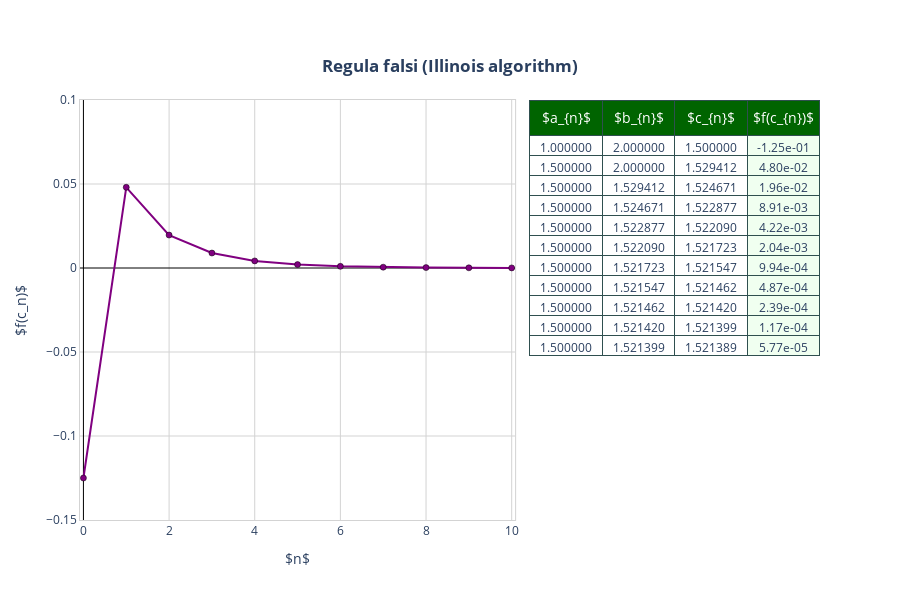

Source (notebook cell):
### Code cell
data = Regula_falsi_Illinois_alg(f, a, b, Nmax = 20, TOL = 1e-4)
#
Bracketing_Methods_Figs(data, Name = 'Regula falsi (Illinois algorithm)', YL = [-.15, .1], CL = 'Purple')

### Figure 1 — Plotly figure (JSON) as saved in the notebook; plotly's stock layout.template omitted (floating-point values rounded to 4 significant figures)
{"data": [{"marker": {"color": "Purple", "line": {"color": "Black", "width": 0.5}}, "mode": "lines+markers", "opacity": 1, "type": "scatter", "x": [0, 1, 2, 3, 4, 5, 6, 7, 8, 9, 10], "xaxis": "x", "y": [-0.125, 0.04804, 0.01961, 0.008907, 0.004221, 0.002039, 0.0009942, 0.0004868, 0.0002389, 0.0001173, 5.767e-05], "yaxis": "y"}, {"cells": {"align": ["center", "center"], "fill": {"color": ["white", "white", "white", "HoneyDew"]}, "font": {"size": 12}, "height": 20, "line": {"color": "darkslategray"}, "values": [["1.000000", "1.500000", "1.500000", "1.500000", "1.500000", "1.500000", "1.500000", "1.500000", "1.500000", "1.500000", "1.500000"], ["2.000000", "2.000000", "1.529412", "1.524671", "1.522877", "1.522090", "1.521723", "1.521547", "1.521462", "1.521420", "1.521399"], ["1.500000", "1.529412", "1.524671", "1.522877", "1.522090", "1.521723", "1.521547", "1.521462", "1.521420", "1.521399", "1.521389"], ["-1.25e-01", "4.80e-02", "1.96e-02", "8.91e-03", "4.22e-03", "2.04e-03", "9.94e-04", "4.87e-04", "2.39e-04", "1.17e-04", "5.77e-05"]]}, "domain": {"x": [0.608, 1], "y": [0, 1]}, "header": {"align": ["center", "center"], "fill": {"color": "DarkGreen"}, "font": {"color": "white", "size": 14}, "height": 25, "line": {"color": "darkslategray"}, "values": ["$a_{n}$", "$b_{n}$", "$c_{n}$", "$f(c_{n})$"]}, "type": "table"}], "layout": {"height": 600, "legend": {"bordercolor": "Blue", "borderwidth": 1, "font": {"color": "black", "size": 12}, "orientation": "v", "x": 0.02, "y": 0.98}, "plot_bgcolor": "white", "title": {"text": "<b>Regula falsi (Illinois algorithm)<b>", "x": 0.5, "xanchor": "center", "y": 0.9, "yanchor": "top"}, "xaxis": {"anchor": "y", "domain": [0, 0.588], "gridcolor": "Lightgray", "gridwidth": 1, "linecolor": "Lightgray", "linewidth": 1, "mirror": true, "range": [-0.08, 10.08], "showgrid": true, "showline": true, "title": {"text": "$n$"}, "type": "linear", "zeroline": true, "zerolinecolor": "Black", "zerolinewidth": 1}, "yaxis": {"anchor": "x", "domain": [0, 1], "gridcolor": "Lightgray", "gridwidth": 1, "linecolor": "Lightgray", "linewidth": 1, "mirror": true, "range": [-0.15, 0.1], "showgrid": true, "showline": true, "title": {"text": "$f(c_n)$"}, "type": "linear", "zeroline": true, "zerolinecolor": "Black", "zerolinewidth": 1}}}
